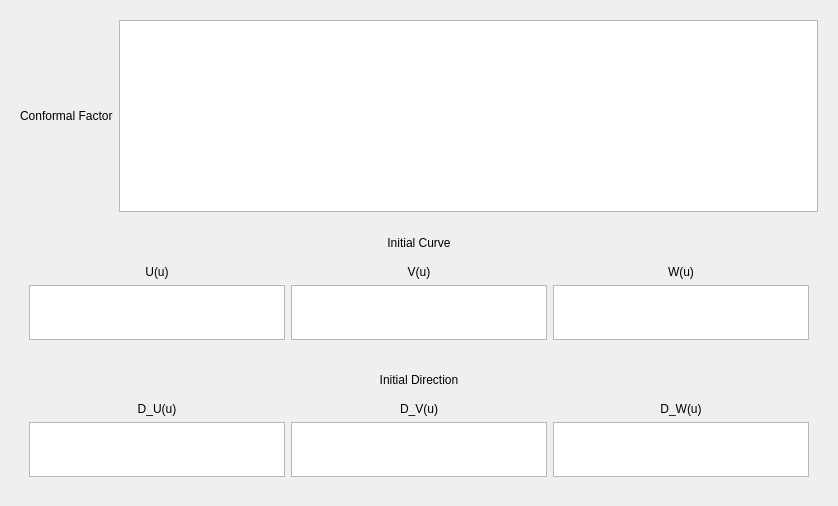
                  <widget class="QWidget" name="tabGeodesicFlow">
                   <property name="maximumSize">
                    <size>
                     <width>16777215</width>
                     <height>16777215</height>
                    </size>
                   </property>
                   <attribute name="title">
                    <string>Geodesic Flow</string>
                   </attribute>
                   <layout class="QVBoxLayout" name="verticalLayout_28">
                    <item>
                     <widget class="QWidget" name="panelConform" native="true">
                      <layout class="QHBoxLayout" name="horizontalLayout_15">
                       <item>
                        <widget class="QLabel" name="lblConform">
                         <property name="text">
                          <string>Conformal Factor</string>
                         </property>
                        </widget>
                       </item>
                       <item>
                        <widget class="QPlainTextEdit" name="lineConform">
                         <property name="font">
                          <font>
                           <pointsize>8</pointsize>
                          </font>
                         </property>
                        </widget>
                       </item>
                      </layout>
                     </widget>
                    </item>
                    <item>
                     <widget class="QWidget" name="panelCurve" native="true">
                      <property name="minimumSize">
                       <size>
                        <width>0</width>
                        <height>0</height>
                       </size>
                      </property>
                      <layout class="QVBoxLayout" name="verticalLayout_30">
                       <item>
                        <widget class="QLabel" name="lblCurve">
                         <property name="text">
                          <string>Initial Curve</string>
                         </property>
                         <property name="alignment">
                          <set>Qt::AlignmentFlag::AlignCenter</set>
                         </property>
                        </widget>
                       </item>
                       <item>
                        <widget class="QWidget" name="widget_8" native="true">
                         <property name="minimumSize">
                          <size>
                           <width>0</width>
                           <height>0</height>
                          </size>
                         </property>
                         <layout class="QGridLayout" name="gridLayout_12">
                          <item row="1" column="1">
                           <widget class="QPlainTextEdit" name="lnV">
                            <property name="maximumSize">
                             <size>
                              <width>16777215</width>
                              <height>55</height>
                             </size>
                            </property>
                            <property name="lineWrapMode">
                             <enum>QPlainTextEdit::LineWrapMode::NoWrap</enum>
                            </property>
                           </widget>
                          </item>
                          <item row="0" column="1">
                           <widget class="QLabel" name="lblV">
                            <property name="text">
                             <string>V(u)</string>
                            </property>
                            <property name="alignment">
                             <set>Qt::AlignmentFlag::AlignCenter</set>
                            </property>
                           </widget>
                          </item>
                          <item row="1" column="0">
                           <widget class="QPlainTextEdit" name="lnU">
                            <property name="maximumSize">
                             <size>
                              <width>16777215</width>
                              <height>55</height>
                             </size>
                            </property>
                            <property name="font">
                             <font>
                              <pointsize>6</pointsize>
                             </font>
                            </property>
                            <property name="lineWrapMode">
                             <enum>QPlainTextEdit::LineWrapMode::NoWrap</enum>
                            </property>
                           </widget>
                          </item>
                          <item row="0" column="0">
                           <widget class="QLabel" name="lblU">
                            <property name="text">
                             <string>U(u)</string>
                            </property>
                            <property name="alignment">
                             <set>Qt::AlignmentFlag::AlignCenter</set>
                            </property>
                           </widget>
                          </item>
                          <item row="1" column="2">
                           <widget class="QPlainTextEdit" name="lnW">
                            <property name="maximumSize">
                             <size>
                              <width>16777215</width>
                              <height>55</height>
                             </size>
                            </property>
                            <property name="lineWrapMode">
                             <enum>QPlainTextEdit::LineWrapMode::NoWrap</enum>
                            </property>
                           </widget>
                          </item>
                          <item row="0" column="2">
                           <widget class="QLabel" name="lblW">
                            <property name="text">
                             <string>W(u)</string>
                            </property>
                            <property name="alignment">
                             <set>Qt::AlignmentFlag::AlignCenter</set>
                            </property>
                           </widget>
                          </item>
                         </layout>
                        </widget>
                       </item>
                      </layout>
                     </widget>
                    </item>
                    <item>
                     <widget class="QWidget" name="panelDirection" native="true">
                      <layout class="QVBoxLayout" name="verticalLayout_2">
                       <item>
                        <widget class="QLabel" name="lblDirection">
                         <property name="text">
                          <string>Initial Direction</string>
                         </property>
                         <property name="alignment">
                          <set>Qt::AlignmentFlag::AlignCenter</set>
                         </property>
                        </widget>
                       </item>
                       <item>
                        <widget class="QWidget" name="widget_7" native="true">
                         <layout class="QGridLayout" name="gridLayout_10">
                          <item row="0" column="1">
                           <widget class="QLabel" name="lbldV">
                            <property name="text">
                             <string>D_V(u)</string>
                            </property>
                            <property name="alignment">
                             <set>Qt::AlignmentFlag::AlignCenter</set>
                            </property>
                           </widget>
                          </item>
                          <item row="1" column="1">
                           <widget class="QPlainTextEdit" name="lndV">
                            <property name="maximumSize">
                             <size>
                              <width>16777215</width>
                              <height>55</height>
                             </size>
                            </property>
                            <property name="lineWrapMode">
                             <enum>QPlainTextEdit::LineWrapMode::NoWrap</enum>
                            </property>
                           </widget>
                          </item>
                          <item row="0" column="0">
                           <widget class="QLabel" name="lbldU">
                            <property name="text">
                             <string>D_U(u)</string>
                            </property>
                            <property name="alignment">
                             <set>Qt::AlignmentFlag::AlignCenter</set>
                            </property>
                           </widget>
                          </item>
                          <item row="1" column="2">
                           <widget class="QPlainTextEdit" name="lndW">
                            <property name="maximumSize">
                             <size>
                              <width>16777215</width>
                              <height>55</height>
                             </size>
                            </property>
                            <property name="lineWrapMode">
                             <enum>QPlainTextEdit::LineWrapMode::NoWrap</enum>
                            </property>
                           </widget>
                          </item>
                          <item row="1" column="0">
                           <widget class="QPlainTextEdit" name="lndU">
                            <property name="maximumSize">
                             <size>
                              <width>16777215</width>
                              <height>55</height>
                             </size>
                            </property>
                            <property name="lineWrapMode">
                             <enum>QPlainTextEdit::LineWrapMode::NoWrap</enum>
                            </property>
                           </widget>
                          </item>
                          <item row="0" column="2">
                           <widget class="QLabel" name="lbldW">
                            <property name="text">
                             <string>D_W(u)</string>
                            </property>
                            <property name="alignment">
                             <set>Qt::AlignmentFlag::AlignCenter</set>
                            </property>
                           </widget>
                          </item>
                         </layout>
                        </widget>
                       </item>
                      </layout>
                     </widget>
                    </item>
                   </layout>
                  </widget>
